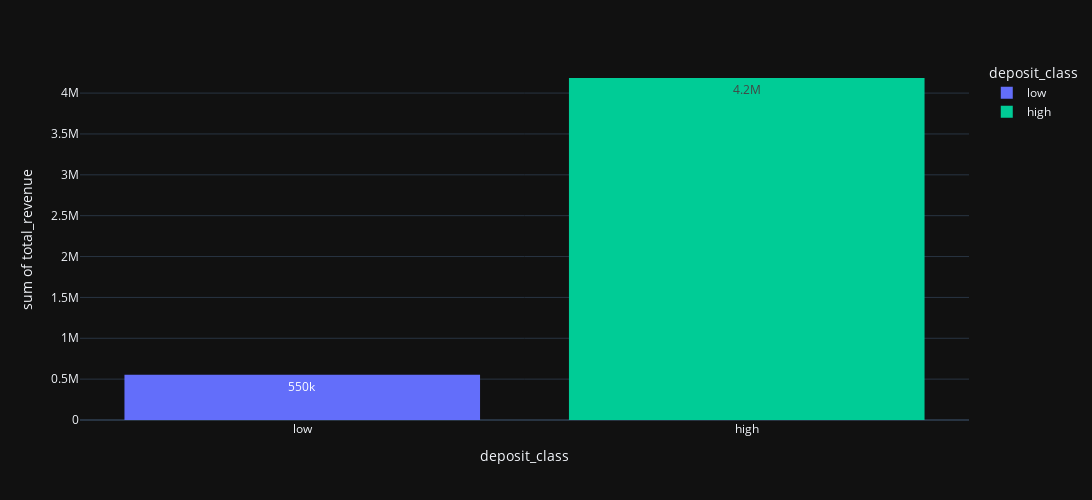

Source (notebook cell):
### Code cell
fig = px.histogram(df, 
                   x="deposit_class",
                   y="total_revenue",
                   color="deposit_class", 
                   text_auto='.2s',
                   color_discrete_map=color_map,
                   category_orders={'deposit_class': ['low', 'high']},)
fig.update_layout(
    width=1100,
    height=500
)
fig.show()

### Figure 1 — Plotly figure (JSON) as saved in the notebook; plotly's stock layout.template omitted (floating-point values rounded to 4 significant figures; data arrays with more than 128 entries replaced by an {"elided": "..."} marker saying what was removed)
{"data": [{"alignmentgroup": "True", "bingroup": "x", "histfunc": "sum", "hovertemplate": "deposit_class=%{x}<br>sum of total_revenue=%{y}<extra></extra>", "legendgroup": "low", "marker": {"color": "#636efa", "pattern": {"shape": ""}}, "name": "low", "offsetgroup": "low", "orientation": "v", "showlegend": true, "texttemplate": "%{value:.2s}", "type": "histogram", "x": {"elided": "14959 str values"}, "xaxis": "x", "y": {"elided": "14959 float values"}, "yaxis": "y"}, {"alignmentgroup": "True", "bingroup": "x", "histfunc": "sum", "hovertemplate": "deposit_class=%{x}<br>sum of total_revenue=%{y}<extra></extra>", "legendgroup": "high", "marker": {"color": "#00cc96", "pattern": {"shape": ""}}, "name": "high", "offsetgroup": "high", "orientation": "v", "showlegend": true, "texttemplate": "%{value:.2s}", "type": "histogram", "x": {"elided": "20616 str values"}, "xaxis": "x", "y": {"elided": "20616 float values"}, "yaxis": "y"}], "layout": {"barmode": "relative", "height": 500, "legend": {"title": {"text": "deposit_class"}, "tracegroupgap": 0}, "margin": {"t": 60}, "width": 1100, "xaxis": {"anchor": "y", "categoryarray": ["low", "high"], "categoryorder": "array", "domain": [0, 1], "title": {"text": "deposit_class"}}, "yaxis": {"anchor": "x", "domain": [0, 1], "title": {"text": "sum of total_revenue"}}}}
